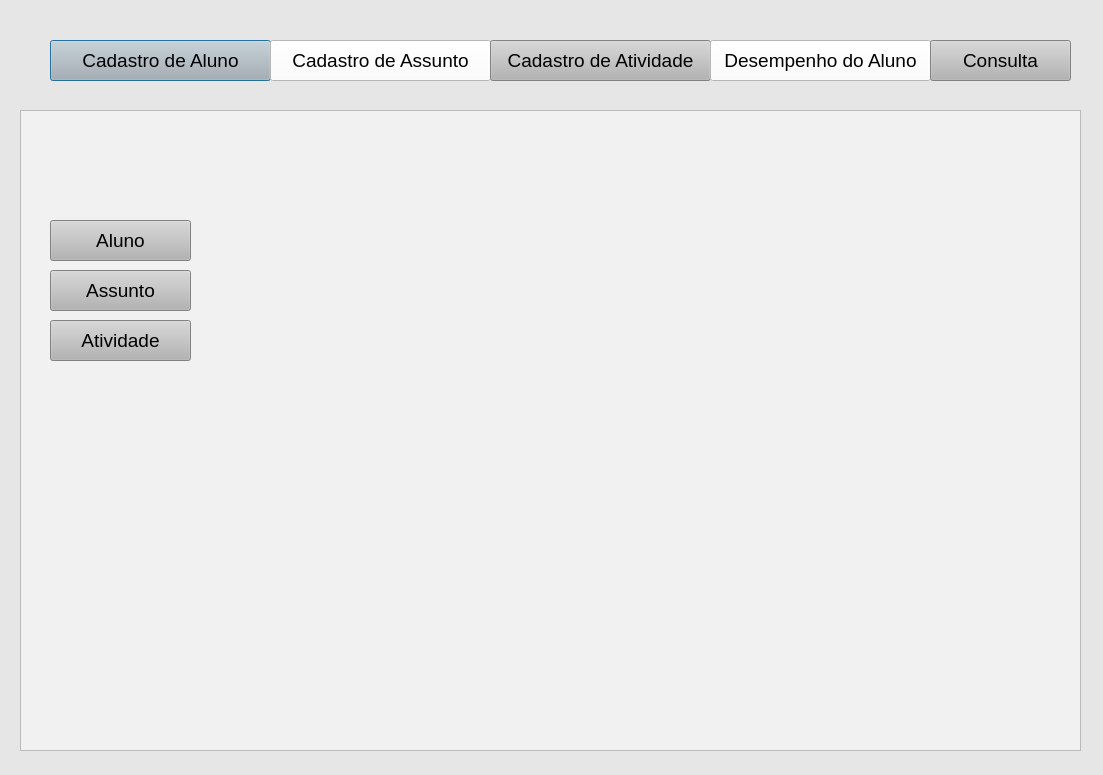
<?xml version="1.0" encoding="UTF-8"?>
<ui version="4.0">
 <class>Dialog</class>
 <widget class="QDialog" name="Dialog">
  <property name="geometry">
   <rect>
    <x>0</x>
    <y>0</y>
    <width>1103</width>
    <height>775</height>
   </rect>
  </property>
  <property name="windowTitle">
   <string>Agenda de Atividade</string>
  </property>
  <property name="styleSheet">
   <string notr="true">background-color: rgb(230, 230, 230);</string>
  </property>
  <widget class="QPushButton" name="Bt_CadastroAluno">
   <property name="geometry">
    <rect>
     <x>50</x>
     <y>40</y>
     <width>221</width>
     <height>41</height>
    </rect>
   </property>
   <property name="font">
    <font>
     <pointsize>14</pointsize>
    </font>
   </property>
   <property name="styleSheet">
    <string notr="true">background-color: rgb(180, 180, 180);</string>
   </property>
   <property name="text">
    <string>Cadastro de Aluno</string>
   </property>
  </widget>
  <widget class="QPushButton" name="Bt_CadastroAssunto">
   <property name="geometry">
    <rect>
     <x>270</x>
     <y>40</y>
     <width>221</width>
     <height>41</height>
    </rect>
   </property>
   <property name="font">
    <font>
     <pointsize>14</pointsize>
    </font>
   </property>
   <property name="styleSheet">
    <string notr="true">background-color: rgb(255, 255, 255);</string>
   </property>
   <property name="text">
    <string>Cadastro de Assunto</string>
   </property>
  </widget>
  <widget class="QPushButton" name="Bt_CadastroAtividade">
   <property name="geometry">
    <rect>
     <x>490</x>
     <y>40</y>
     <width>221</width>
     <height>41</height>
    </rect>
   </property>
   <property name="font">
    <font>
     <pointsize>14</pointsize>
    </font>
   </property>
   <property name="styleSheet">
    <string notr="true">background-color: rgb(180, 180, 180);</string>
   </property>
   <property name="text">
    <string>Cadastro de Atividade</string>
   </property>
  </widget>
  <widget class="QPushButton" name="Bt_CadastroDesempenho">
   <property name="geometry">
    <rect>
     <x>710</x>
     <y>40</y>
     <width>221</width>
     <height>41</height>
    </rect>
   </property>
   <property name="font">
    <font>
     <pointsize>14</pointsize>
    </font>
   </property>
   <property name="styleSheet">
    <string notr="true">background-color: rgb(255, 255, 255);</string>
   </property>
   <property name="text">
    <string>Desempenho do Aluno</string>
   </property>
  </widget>
  <widget class="QPushButton" name="Bt_CadastroConsulta">
   <property name="geometry">
    <rect>
     <x>930</x>
     <y>40</y>
     <width>141</width>
     <height>41</height>
    </rect>
   </property>
   <property name="font">
    <font>
     <pointsize>14</pointsize>
    </font>
   </property>
   <property name="styleSheet">
    <string notr="true">background-color: rgb(180, 180, 180);</string>
   </property>
   <property name="text">
    <string>Consulta</string>
   </property>
  </widget>
  <widget class="QTextBrowser" name="textBrowser">
   <property name="geometry">
    <rect>
     <x>20</x>
     <y>110</y>
     <width>1061</width>
     <height>641</height>
    </rect>
   </property>
   <property name="styleSheet">
    <string notr="true">background-color: rgb(241, 241, 241);</string>
   </property>
  </widget>
  <widget class="QPushButton" name="pushButton_11">
   <property name="geometry">
    <rect>
     <x>50</x>
     <y>220</y>
     <width>141</width>
     <height>41</height>
    </rect>
   </property>
   <property name="font">
    <font>
     <pointsize>14</pointsize>
    </font>
   </property>
   <property name="styleSheet">
    <string notr="true">background-color: rgb(180, 180, 180);</string>
   </property>
   <property name="text">
    <string>Aluno</string>
   </property>
  </widget>
  <widget class="QPushButton" name="pushButton_12">
   <property name="geometry">
    <rect>
     <x>50</x>
     <y>270</y>
     <width>141</width>
     <height>41</height>
    </rect>
   </property>
   <property name="font">
    <font>
     <pointsize>14</pointsize>
    </font>
   </property>
   <property name="styleSheet">
    <string notr="true">background-color: rgb(180, 180, 180);</string>
   </property>
   <property name="text">
    <string>Assunto</string>
   </property>
  </widget>
  <widget class="QPushButton" name="pushButton_13">
   <property name="geometry">
    <rect>
     <x>50</x>
     <y>320</y>
     <width>141</width>
     <height>41</height>
    </rect>
   </property>
   <property name="font">
    <font>
     <pointsize>14</pointsize>
    </font>
   </property>
   <property name="styleSheet">
    <string notr="true">background-color: rgb(180, 180, 180);</string>
   </property>
   <property name="text">
    <string>Atividade</string>
   </property>
  </widget>
 </widget>
 <resources/>
 <connections/>
</ui>
